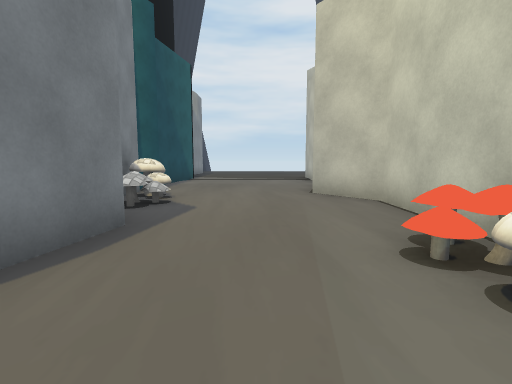
View 1 (above)

15 first-person views from a walk through a 3-D level made in the Unity game engine. The camera is 1.5 m above the floor, tilts 6° down and sees 85° across. The floor is counted in squares, 2 m on a side. Each view is taken from the middle of a square. On the plan, view 1 faces up. The plan holds only what a view shows up to about 10 squares ahead; the rest is blank. The place goes on beyond the plan. The player is left out. Some animated figures are not drawn. Some surface patterns are stand-ins.

View 2
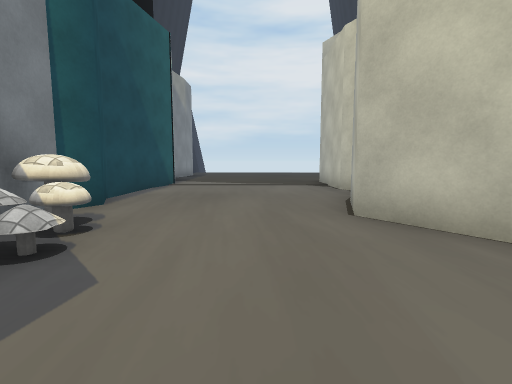

View 3
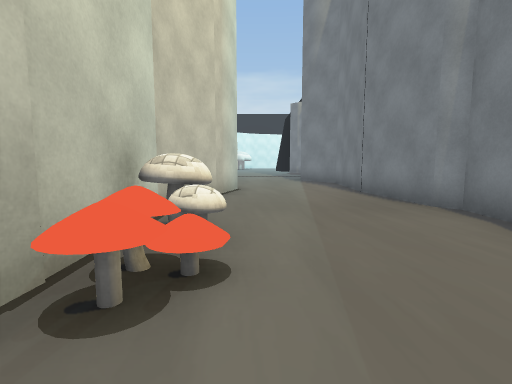

View 4
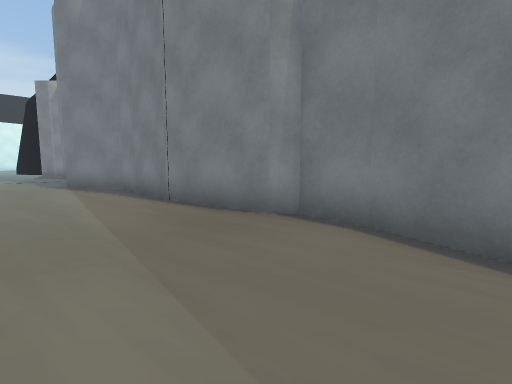

View 5
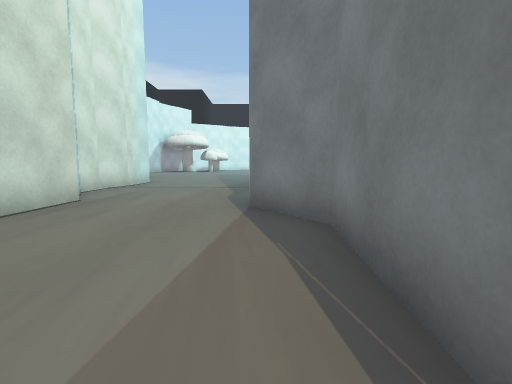

View 6
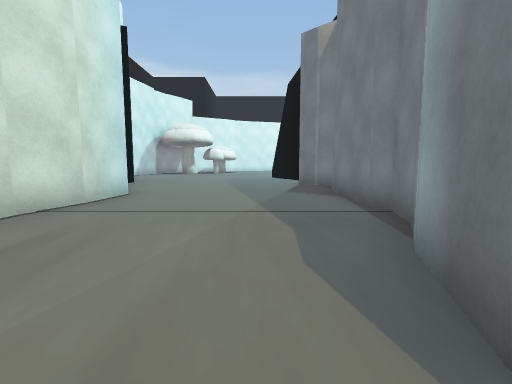

View 7
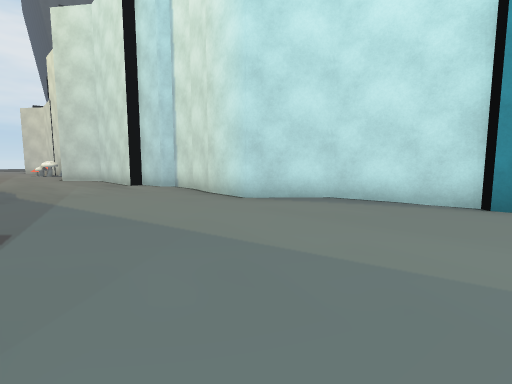

View 8
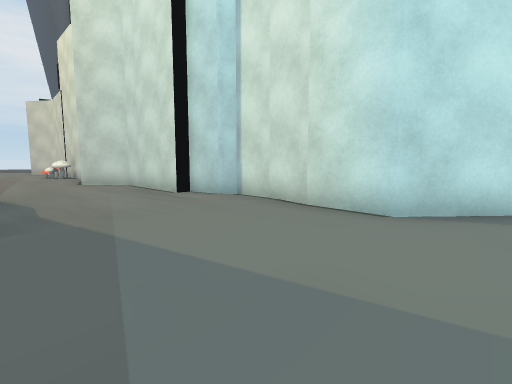

View 9
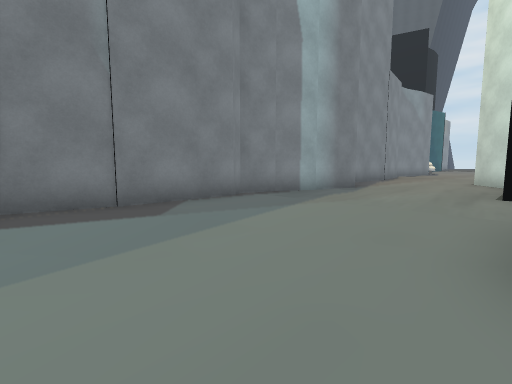

View 10
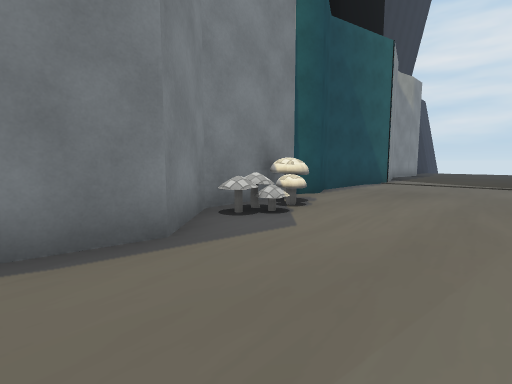

View 11
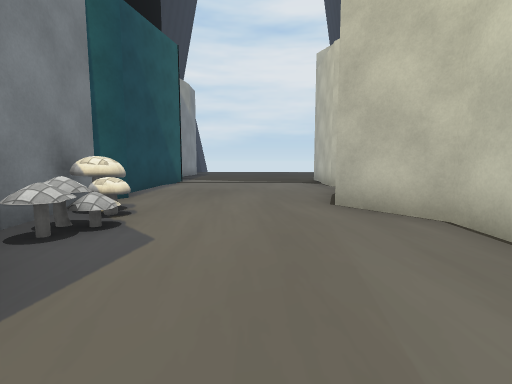

View 12
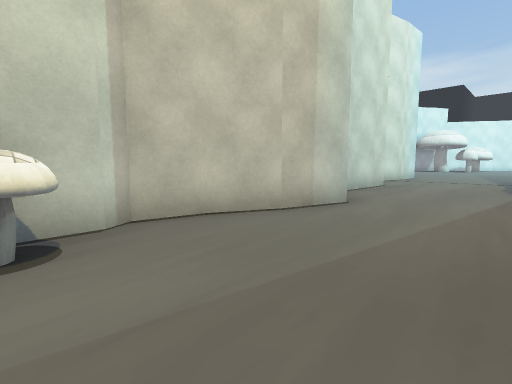

View 13
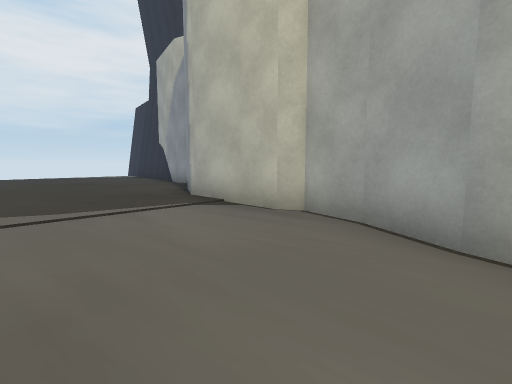

View 14
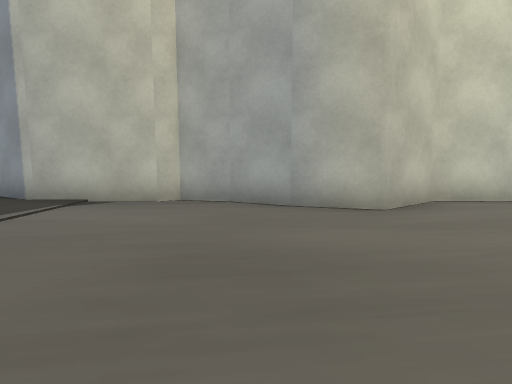

View 15
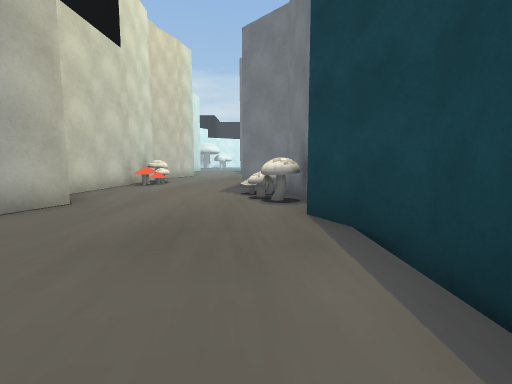

### Floor plan
Points are (right, up) in squares from view 1. A wall is a line through its corners. A room is listed if a view was taken in it or the views show most of it. See-through windows are left out.
Room 1 (views 1, 2, 3, 4, 5, 6, 7, 8, 9, 10, 11, 12, 13, 14, 15)
walls: (-1.7, -3.2) (-1.9, -6.4) (-0.9, -7.8) (-1.4, -9.4); (1.9, -2.5) (2.4, -1.4); (2.4, -1.5) (2.6, -0.4) (2.3, 0.1); (2.2, -0.1) (2.3, 0.9); (-2.2, 0.7) (-2.3, -0.4) (-2, -0.7) (-1.7, -3.3); (-1.8, 1.9) (-2.2, 0.6); (-1.3, -9.2) (-1.9, -10.4); (2.4, 3.4) (2.5, 5.5) (1.4, 6.9) (1.9, 8.5); (-1.9, -10.3) (-2.2, -11.4) (-1.9, -11.8) (-2, -14.4); (-2.9, 4.7) (-1.6, 3.3) (-1.8, 1.7); (3.5, -11) (3.5, -9.9) (3.2, -9.6) (3, -8.6) (2.6, -8.6) (2.6, -5.4) (1.5, -4) (1.9, -2.4); (3.1, -12.2) (3.5, -10.9); (-2, -14.3) (-2.4, -15.8) (-1.5, -16.7); (1.8, 8.4) (2.4, 9.5); (2.4, 9.4) (2.6, 10.5) (2.4, 10.9) (2.4, 13.4); (4.5, -17.6) (4.8, -17.4) (4.4, -14.9) (3.1, -13.7) (3.2, -12.1); (-2.8, 12.7) (-3.5, 9.6) (-2.7, 8) (-3.1, 7.3) (-2.7, 4.5)
objects: other object (-2, 5); other object (-2, 6); other object (2, 1); other object (2, 2) to (2, 3)

Positions as (right, up) in squares from view 1, and headings:
1: (0, 0), facing up
2: (0, 3), facing up
3: (1, 4), facing down
4: (1, 2), facing down-left
5: (-1, -3), facing down
6: (0, -7), facing down
7: (-1, -18), facing up-right
8: (-1, -15), facing up-right
9: (3, -16), facing up-left
10: (1, 2), facing up-left
11: (0, 2), facing up
12: (-1, 1), facing down-right
13: (-1, 8), facing up-right
14: (-3, 9), facing right
15: (-2, 12), facing down
